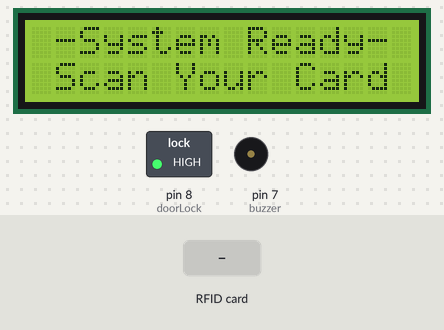
A sketch run on a simulated Arduino Uno, built with avr-gcc and run on an emulated ATmega328P. Parts: 16×2 character LCD, switched loads named in the sketch (green lamp = pin HIGH), buzzer (waves = sounding). The test bench sets the inputs (shaded band). Pins used as bus, display or sensor lines are not drawn; what the sketch prints to the serial monitor is not drawn.

Above: at 3.3 s.
3.4 s: RFID card 5E 7A 19 C4 held to the reader
At 3.54 s:
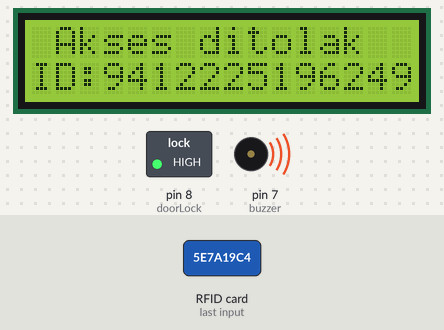
At 4.4 s:
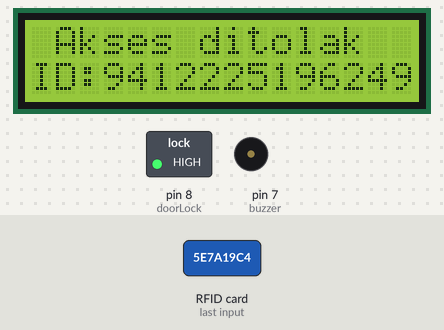
Timing chart, 0 to 6.4 s (numbered marks = the images above; inputs shaded):
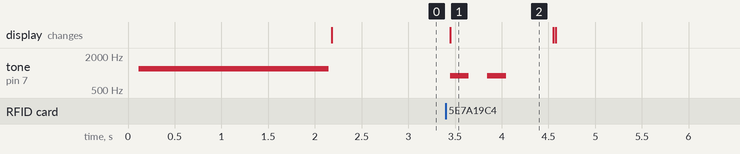

Measured:
- after the input at 3.4 s, tone on pin 7 (buzzer): alternates 900 Hz for 0.20 s and silent for 0.20 s, 4 changes in all, then stays silent, starting after 0.05 s; the display: changes after 0.05 s (image 1)
- what the display in image 1 shows lasts 1.1 s, from 3.4 s to 4.5 s

The sketch:

RFID_LCDi2c_SelenoidLock.ino
```cpp
#include <RFID.h>
#include <Wire.h>  // i2C Conection Library
#include <LiquidCrystal_I2C.h>  //Memanggil i2C LCD Library
LiquidCrystal_I2C lcd(0x3F, 16, 2);
/*
Sambungan Module RFID RC-522 ke Arduino
* MOSI: Pin 11
* MISO: Pin 12
* SCK : Pin 13
* SS/SDA: Pin 10
* RST: Pin 9
* RQ: Tidak digunakan
*/
#include <SPI.h>
#include <RFID.h>
#define SS_PIN 10
#define RST_PIN 9

RFID rfid(SS_PIN,RST_PIN);

const int buzzer = 7;   //Passive buzzer ke Pin D7 dan GND
const int doorLock = 8; //Driver Selenoid Door Lock/Relay input ke pin D8
int serNum[5];          //Variable buffer Scan Card

int cards[][5] = {      //ID Kartu yang diperbolehkan masuk
  {141,125,2,197,55}

};

bool access = false;

int alarm = 0;
uint8_t alarmStat = 0;
uint8_t maxError = 5;
//Coding berikut dibuat oleh Dani untuk www.belajarduino.com
//Semoga bermanfaat bagi yang sedang belajar RFID system
//Support by RAJACELL - BEKASI
//Semua module yang dibutuhkan dapat dibeli di www.tokopedia.com/rajacell
void setup(){
    Serial.begin(9600);
    lcd.begin();
    SPI.begin();
    rfid.init();

    pinMode(doorLock, OUTPUT);
    digitalWrite(doorLock, HIGH);

  tone (buzzer,1200);
  lcd.setCursor (0,0);
  lcd.print(F("  RFID System   "));
  lcd.setCursor (0,1);
  lcd.print(F(" Control Access "));
  delay (2000);
  lcd.clear();
  noTone (buzzer);
}

void loop(){
  if (alarm >= maxError){
    alarmStat = 1;    }

  if (alarmStat == 0){
  lcd.setCursor (0,0);
  lcd.print(F(" -System Ready- "));
  lcd.setCursor (0,1);
  lcd.print(F(" Scan Your Card "));

    if(rfid.isCard()){

        if(rfid.readCardSerial()){
            Serial.print(rfid.serNum[0]);
            Serial.print(" ");
            Serial.print(rfid.serNum[1]);
            Serial.print(" ");
            Serial.print(rfid.serNum[2]);
            Serial.print(" ");
            Serial.print(rfid.serNum[3]);
            Serial.print(" ");
            Serial.print(rfid.serNum[4]);
            Serial.println("");

            for(int x = 0; x < sizeof(cards); x++){
              for(int i = 0; i < sizeof(rfid.serNum); i++ ){
                  if(rfid.serNum[i] != cards[x][i]) {
                      access = false;
                      break;
                  } else {
                      access = true;
                  }
              }
              if(access) break;
            }
        }

       if(access){
          Serial.println("Welcome!");
          lcd.setCursor (0,0);
          lcd.print(F(" Akses diterima "));
          lcd.setCursor (0,1);
          lcd.print("ID:");
          lcd.print(rfid.serNum[0]); lcd.print(rfid.serNum[1]);
          lcd.print(rfid.serNum[2]); lcd.print(rfid.serNum[3]);
          lcd.print(rfid.serNum[4]);
           digitalWrite(doorLock, LOW);
           tone (buzzer,900);
           delay(100);
           tone (buzzer,1200);
           delay(100);
           tone (buzzer,1800);
           delay(200);
           noTone(buzzer);
           delay(600);
           lcd.setCursor (0,0);
           lcd.print(F(" Silahkan Masuk "));
           lcd.setCursor (0,1);
           lcd.print(F("AutoLock after "));
           for(int i=5; i>0; i--){
            lcd.setCursor (15,1); lcd.print(i);
            delay (1000);
           }
           digitalWrite(doorLock, HIGH);
           lcd.clear();
      } else {
           alarm = alarm+1;
           Serial.println("Not allowed!");
           lcd.setCursor (0,0);
           lcd.print(F(" Akses ditolak  "));
           lcd.setCursor (0,1);
           lcd.print("ID:");
           lcd.print(rfid.serNum[0]); lcd.print(rfid.serNum[1]);
           lcd.print(rfid.serNum[2]); lcd.print(rfid.serNum[3]);
           lcd.print(rfid.serNum[4]);
           tone (buzzer,900);
           delay(200);
           noTone(buzzer);
           delay(200);
           tone (buzzer,900);
           delay(200);
           noTone (buzzer);
           delay(500);
           lcd.clear();
       }
    }
    rfid.halt();
}
else {
  lcd.setCursor (0,0);
  lcd.print(F("-System LOCKED- "));
  lcd.setCursor (0,1);
  lcd.print(F(" Please Wait "));
for(int i=60; i>0; i--){
tone (buzzer,1800);
lcd.setCursor (13,1); lcd.print(i);
lcd.print(F("  "));delay (1000);}
noTone (buzzer);
alarmStat = 0;
alarm = 0;
  }
}
```
